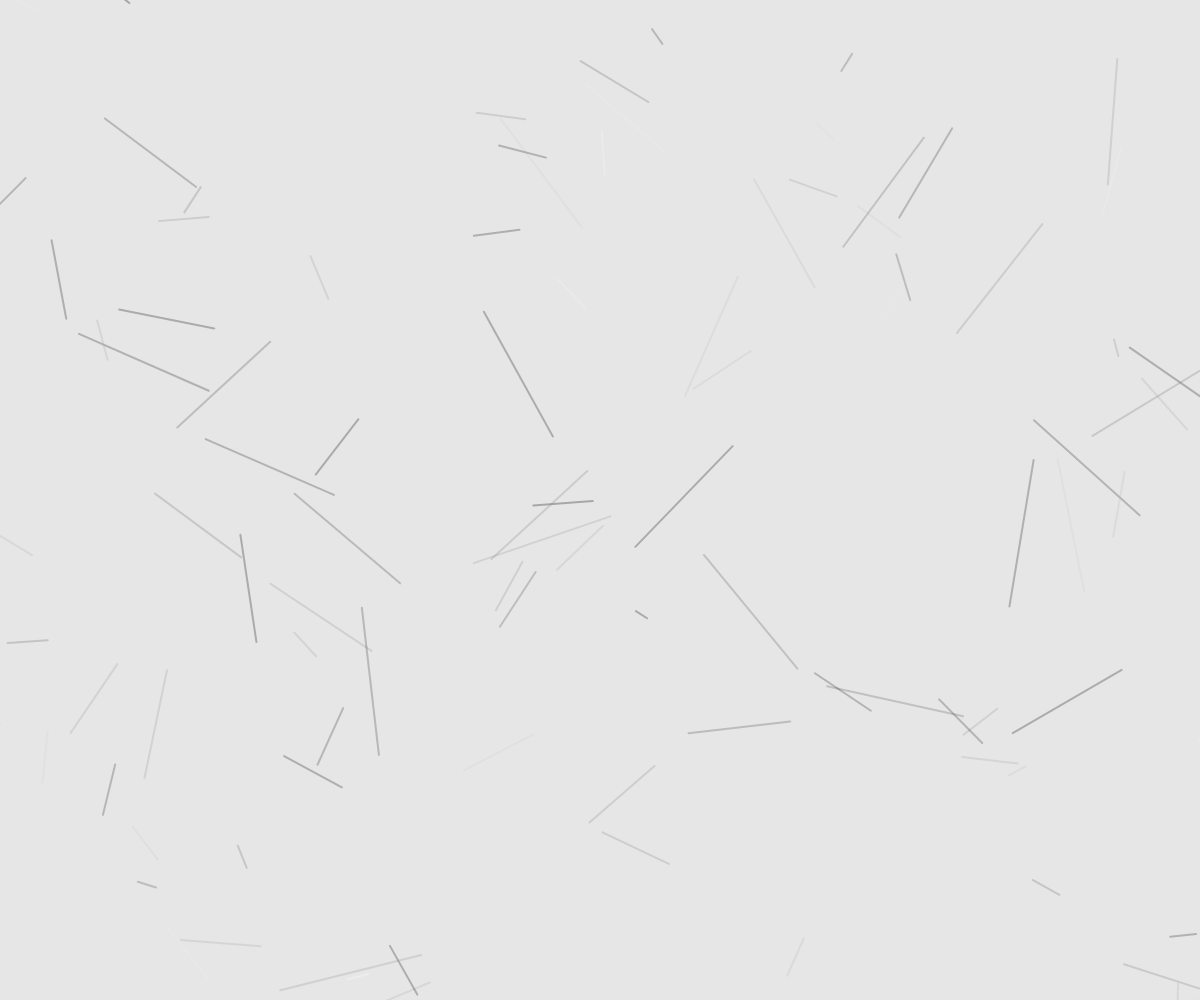
Frame 1 (no input)
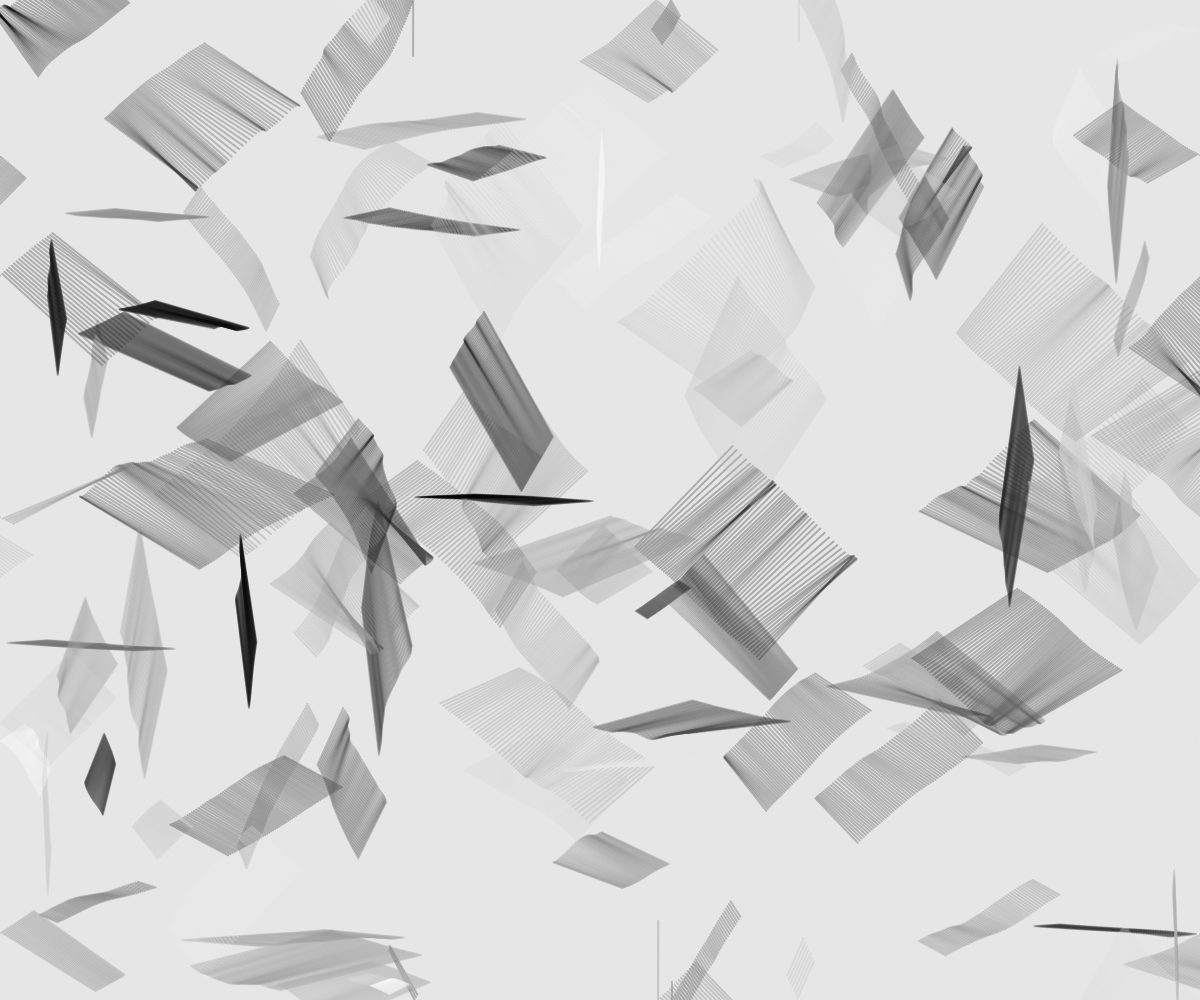
Frame 60 (no input)
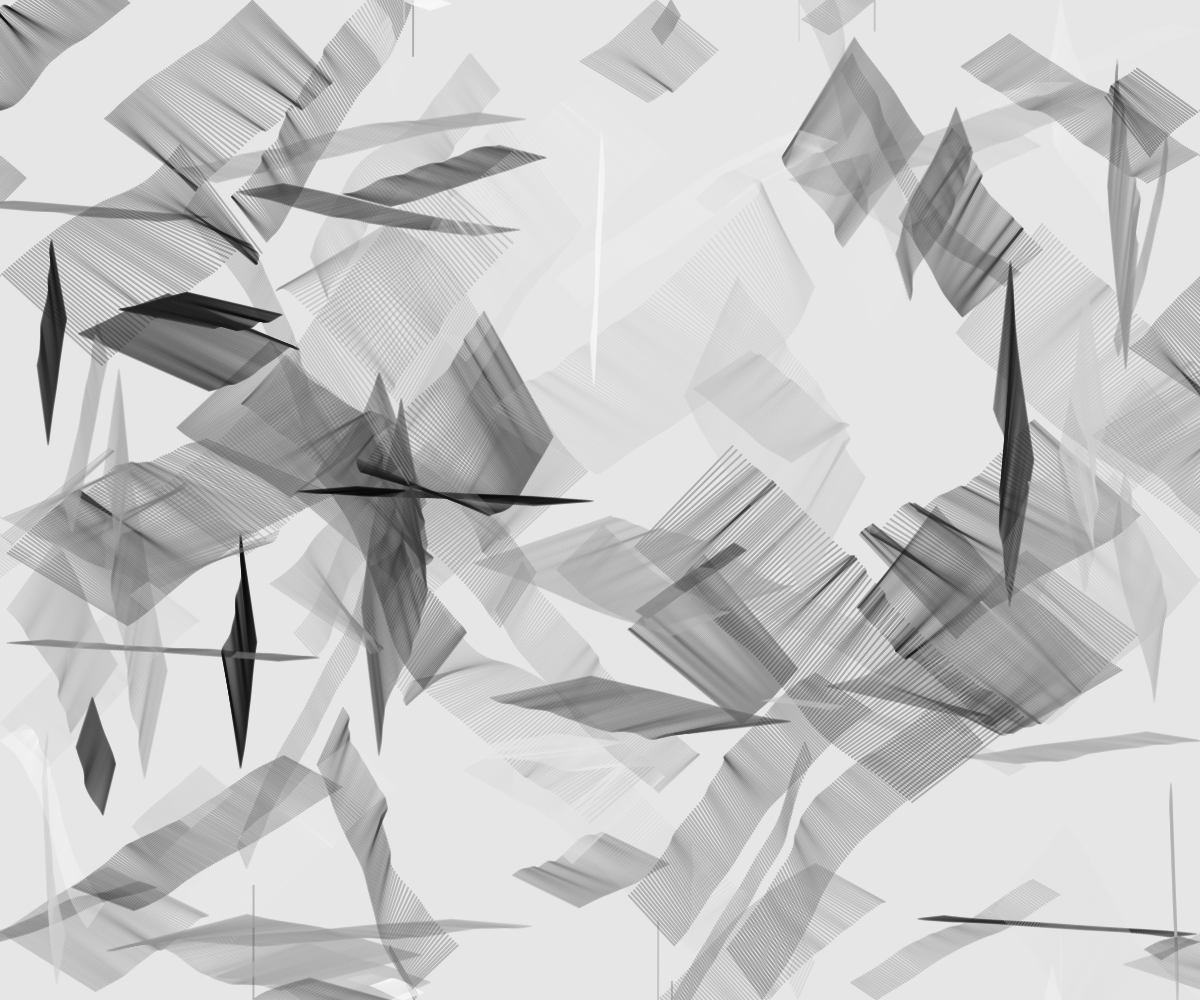
Frame 120 (the mouse pressed at the canvas centre since frame 60)

The p5.js sketch that drew these frames (run headless with seeded random() and noise() and a simulated clock; from frame 60 on, the mouse is pressed at the canvas centre):

// p5.js sketch
// ── sketch.js
// Array to store all Line objects
let lines = [];

function setup() {
  createCanvas(windowWidth, windowHeight);
  
  // Create 100 Lines objects and push them to lines array
  for(let i = 0; i < 100; i++){
    lines.push(new Lines());
  }
  
  background(230);
}

function draw() {
  
  // Update and display all Line objects in lines array
  for(let i = 0; i < lines.length; i++){
    lines[i].update();
    lines[i].display();
  }
}

// Define Lines class
class Lines{
  // Constructor function runs when an instance of the Lines class is created
  constructor(){
    this.x = random(width);
    this.y = random(height);
    this.prevX = this.x;
    this.prevY = this.y;
    
    this.xSpeed = random(-5, 5);
    this.ySpeed = random(-5, 5);
    
    this.gray = random(255);
    this.len = random(10, 150);
    
    this.xOffset = random(0.001, 0.01);
    this.yOffset = random(0.001, 0.01);
  }
  
  update(){
    this.prevX = this.x;
    this.prevY = this.y;
    
    // increment x and y position by noise. The combination of calculation is quite arbitrary. Feel free to experiment!
    this.x += noise((this.x + frameCount) * this.xOffset, this.y * 0.01) * this.xSpeed;
    this.y += noise(this.x * 0.01, (this.y + frameCount) * this.yOffset) * this.ySpeed;
    
    if(this.x > width){
      this.x = 0;
    }
    
    if(this.x < 0){
      this.x = width;
    }
    
    if(this.y > height){
      this.y = 0;
    }
    
    if(this.y < 0){
      this.y = height;
    }
  }
  
  display(){
    strokeWeight(2);
    stroke(this.gray, 70);
    
    // Calculating the angle of direction to rotate the line towards the direction it is travelling towards. Super math-y
    let dx = this.x - this.prevX;
    let dy = this.y - this.prevY;

    this.angle = atan2(dx, dy) + PI / 2;
    
    this.nextX = this.x - cos(this.angle) * this.len;
    this.nextY = this.y - sin(this.angle) * this.len;
    
    push();
    translate(this.nextX, this.nextY);
    rotate(this.angle);
    line(0, 0, this.len, 0);
    pop();
  } 
}

function windowResized(){
  resizeCanvas(windowWidth, windowHeight);
}
